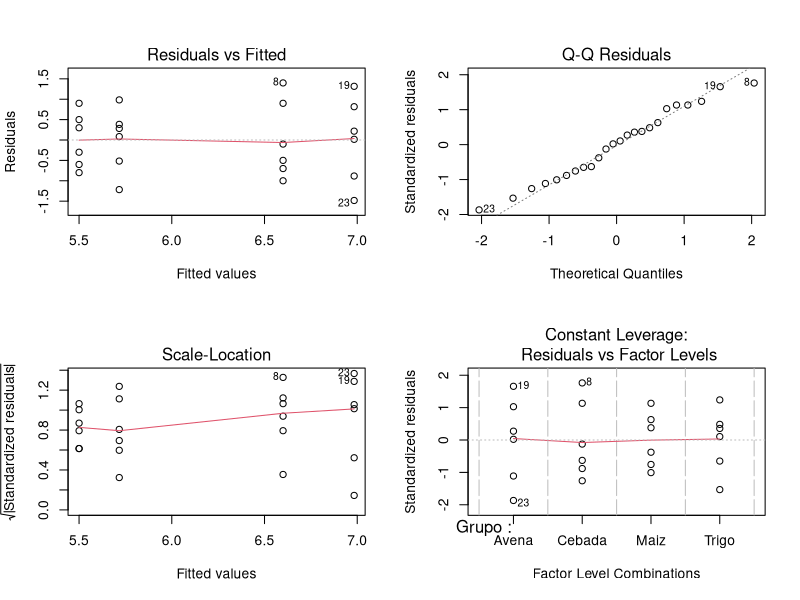
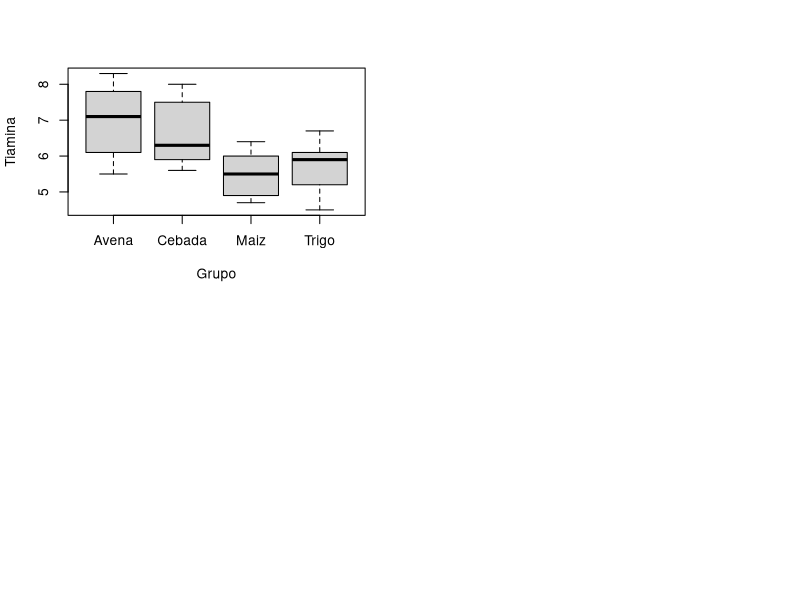

Write the R code that produced these figures, in order.
# Análisis de varianza de 1 factor con R
## link :: https://www.youtube.com/watch?v=sg1Nw7wCLgo

library(readxl)
library(stats)

df <- readxl::read_xlsx("cereales.xlsx")
cereales <- read_excel("cereales.xlsx")

cereales

modelo_1 <- lm(Tiamina ~ Grupo,data = cereales)

anova(modelo_1)

#Analysis of variance aov <- anova
cereales_aov <- aov(Tiamina ~ Grupo, data = cereales)
cereales_aov

summary(cereales_aov)

#Usando R Console
# Mostrar varias graficas a la vez con la interfaz dividida
par(mfrow = c(2,2))

plot(cereales_aov)

boxplot(Tiamina ~ Grupo, data = cereales)

